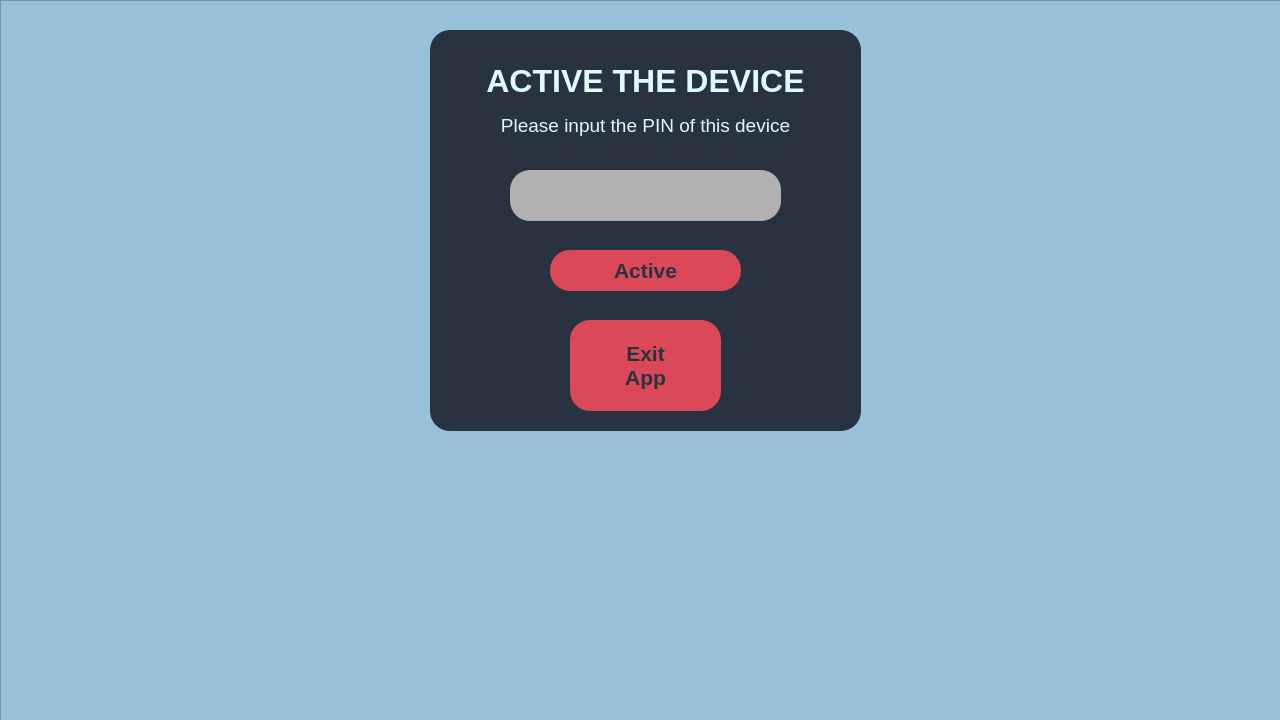
<?xml version="1.0" encoding="UTF-8"?>
<ui version="4.0">
 <class>MainWindow</class>
 <widget class="QMainWindow" name="MainWindow">
  <property name="geometry">
   <rect>
    <x>0</x>
    <y>0</y>
    <width>1280</width>
    <height>720</height>
   </rect>
  </property>
  <property name="minimumSize">
   <size>
    <width>1024</width>
    <height>600</height>
   </size>
  </property>
  <property name="maximumSize">
   <size>
    <width>1920</width>
    <height>1080</height>
   </size>
  </property>
  <property name="windowTitle">
   <string>MainWindow</string>
  </property>
  <property name="styleSheet">
   <string notr="true">QMainWindow {background: transparent; }
QToolTip {
	color: #ffffff;
	background-color: rgba(27, 29, 35, 160);
	border: 1px solid rgb(40, 40, 40);
	border-radius: 2px;
}</string>
  </property>
  <widget class="QWidget" name="centralwidget">
   <property name="styleSheet">
    <string notr="true">background: transparent;
color: rgb(210, 210, 210);</string>
   </property>
   <widget class="QFrame" name="frame">
    <property name="geometry">
     <rect>
      <x>0</x>
      <y>0</y>
      <width>1281</width>
      <height>721</height>
     </rect>
    </property>
    <property name="styleSheet">
     <string notr="true">background-color: #98C1D9;

</string>
    </property>
    <property name="frameShape">
     <enum>QFrame::StyledPanel</enum>
    </property>
    <property name="frameShadow">
     <enum>QFrame::Raised</enum>
    </property>
    <widget class="QFrame" name="frame_2">
     <property name="geometry">
      <rect>
       <x>430</x>
       <y>30</y>
       <width>431</width>
       <height>401</height>
      </rect>
     </property>
     <property name="styleSheet">
      <string notr="true">background-color: #293241;
border-radius: 20px;
color: #E0FBFC;</string>
     </property>
     <property name="frameShape">
      <enum>QFrame::StyledPanel</enum>
     </property>
     <property name="frameShadow">
      <enum>QFrame::Raised</enum>
     </property>
     <widget class="QLabel" name="label">
      <property name="geometry">
       <rect>
        <x>30</x>
        <y>20</y>
        <width>371</width>
        <height>61</height>
       </rect>
      </property>
      <property name="font">
       <font>
        <pointsize>24</pointsize>
        <weight>75</weight>
        <bold>true</bold>
       </font>
      </property>
      <property name="styleSheet">
       <string notr="true"/>
      </property>
      <property name="text">
       <string>ACTIVE THE DEVICE</string>
      </property>
      <property name="alignment">
       <set>Qt::AlignCenter</set>
      </property>
     </widget>
     <widget class="QLabel" name="label_2">
      <property name="geometry">
       <rect>
        <x>60</x>
        <y>50</y>
        <width>311</width>
        <height>91</height>
       </rect>
      </property>
      <property name="font">
       <font>
        <pointsize>14</pointsize>
       </font>
      </property>
      <property name="styleSheet">
       <string notr="true">background-color:transparent;</string>
      </property>
      <property name="text">
       <string>Please input the PIN of this device</string>
      </property>
      <property name="alignment">
       <set>Qt::AlignCenter</set>
      </property>
     </widget>
     <widget class="QLineEdit" name="pin_code">
      <property name="geometry">
       <rect>
        <x>80</x>
        <y>140</y>
        <width>271</width>
        <height>51</height>
       </rect>
      </property>
      <property name="font">
       <font>
        <pointsize>15</pointsize>
       </font>
      </property>
      <property name="styleSheet">
       <string notr="true">background-color: rgb(177, 177, 177);
color: rgb(0, 0, 0);</string>
      </property>
      <property name="alignment">
       <set>Qt::AlignCenter</set>
      </property>
     </widget>
     <widget class="QPushButton" name="active_device_btn">
      <property name="geometry">
       <rect>
        <x>120</x>
        <y>220</y>
        <width>191</width>
        <height>41</height>
       </rect>
      </property>
      <property name="minimumSize">
       <size>
        <width>150</width>
        <height>30</height>
       </size>
      </property>
      <property name="font">
       <font>
        <family>Segoe UI</family>
        <pointsize>16</pointsize>
        <weight>75</weight>
        <bold>true</bold>
       </font>
      </property>
      <property name="styleSheet">
       <string notr="true">QPushButton {
	border-radius: 20px;	
	background-color: #db4959;
	color: #293241;
}
QPushButton:hover {
	background-color:#EE6C4D;
}
QPushButton:pressed {	
	background-color: #EE6C4D;
}</string>
      </property>
      <property name="text">
       <string>Active</string>
      </property>
      <property name="icon">
       <iconset>
        <normaloff>../icons/24x24/cil-check.png</normaloff>../icons/24x24/cil-check.png</iconset>
      </property>
      <property name="iconSize">
       <size>
        <width>24</width>
        <height>24</height>
       </size>
      </property>
     </widget>
     <widget class="QPushButton" name="active_device_btn_2">
      <property name="geometry">
       <rect>
        <x>140</x>
        <y>290</y>
        <width>151</width>
        <height>91</height>
       </rect>
      </property>
      <property name="minimumSize">
       <size>
        <width>150</width>
        <height>30</height>
       </size>
      </property>
      <property name="font">
       <font>
        <family>Segoe UI</family>
        <pointsize>16</pointsize>
        <weight>75</weight>
        <bold>true</bold>
       </font>
      </property>
      <property name="styleSheet">
       <string notr="true">QPushButton {
	border-radius: 20px;	
	background-color: #db4959;
	color: #293241;
}
QPushButton:hover {
	background-color:#EE6C4D;
}
QPushButton:pressed {	
	background-color: #EE6C4D;
}</string>
      </property>
      <property name="text">
       <string>Exit
App</string>
      </property>
      <property name="icon">
       <iconset>
        <normaloff>../icons/24x24/cil-x.png</normaloff>../icons/24x24/cil-x.png</iconset>
      </property>
      <property name="iconSize">
       <size>
        <width>24</width>
        <height>24</height>
       </size>
      </property>
     </widget>
    </widget>
   </widget>
  </widget>
 </widget>
 <resources/>
 <connections/>
</ui>
